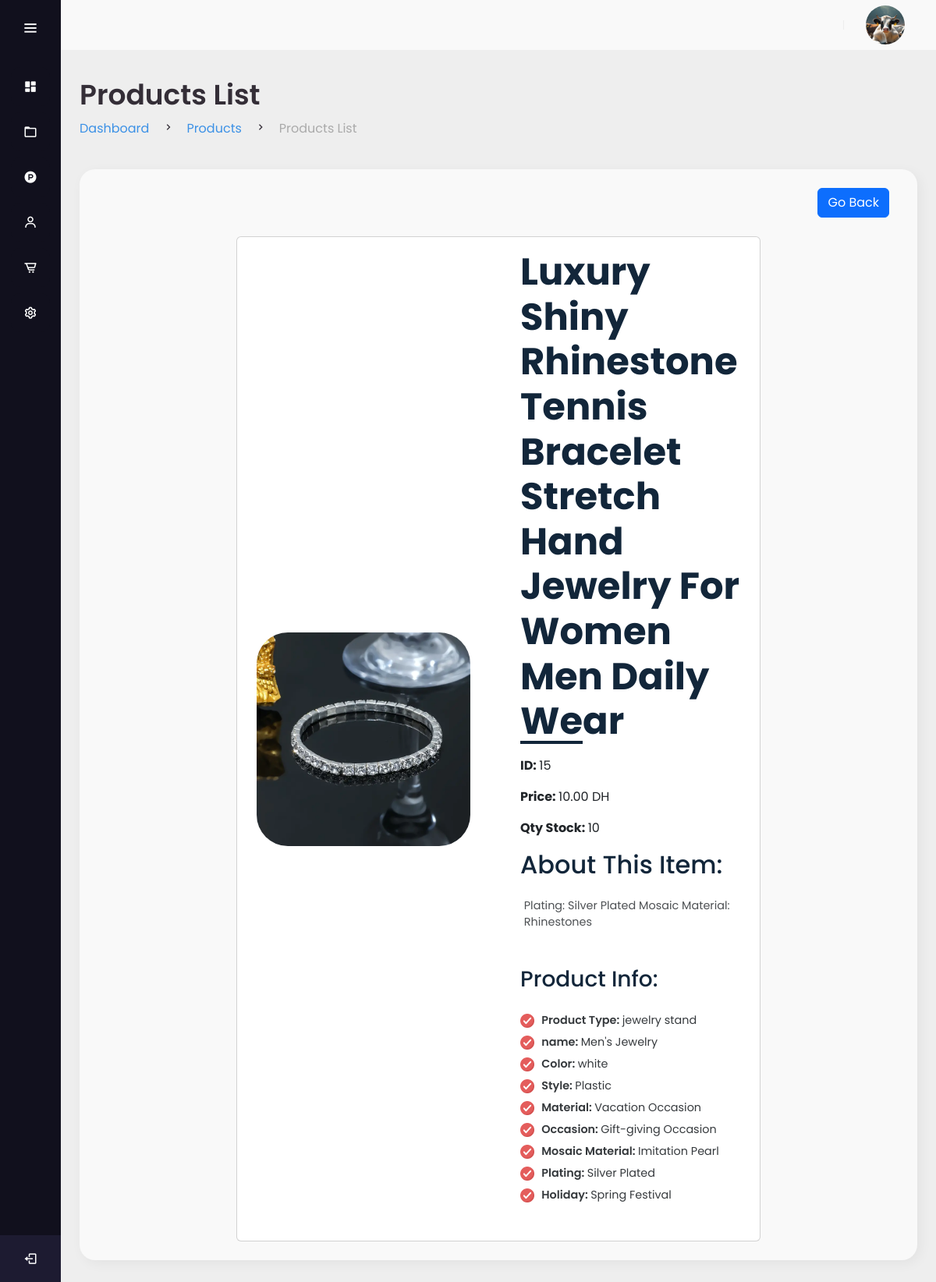
The app's page /admin/Products/productsList/view.php?token=666a210700018&prod_id=15 (signed in) with its own data.
### tables this page shows
CREATE TABLE `products` (
  `ProductID` int(11) NOT NULL,
  `Name` varchar(100) NOT NULL,
  `Description` text DEFAULT NULL,
  `Price` decimal(10,2) NOT NULL,
  `Stock` int(11) NOT NULL,
  `ProductImage` text NOT NULL,
  `ProductTypeID` int(11) DEFAULT NULL,
  `CreatedAt` timestamp NOT NULL DEFAULT current_timestamp(),
  `UpdatedAt` timestamp NOT NULL DEFAULT current_timestamp() ON UPDATE current_timestamp(),
  `IsDeleted` tinyint(1) NOT NULL DEFAULT 0
);

CREATE TABLE `producttypes` (
  `ProductTypeID` int(11) NOT NULL,
  `TypeName` varchar(100) NOT NULL,
  `IsDeleted` tinyint(4) NOT NULL DEFAULT 0
);

### admin/Products/productsList/view.php (the view, shortened to what this page needs)
<?php
include "../../../includes/connection.php";
if (isset($_GET['prod_id'])) {
    $product_id = $_GET['prod_id'];
}
?>
<!DOCTYPE html>
<html lang="en">
<head>
    <link href='https://unpkg.com/boxicons@2.1.4/css/boxicons.min.css' rel='stylesheet'>
    <link href="https://cdn.jsdelivr.net/npm/bootstrap@5.3.3/dist/css/bootstrap.min.css" rel="stylesheet"
>
    <link rel="stylesheet" href="../../assets/css/style.css" />
    <link rel="stylesheet" href="../../assets/css/nav_sidebar.css" />
    <link rel="stylesheet" href="https://cdnjs.cloudflare.com/ajax/libs/font-awesome/6.1.1/css/all.min.css"
 />
</head>
<body>
    <?php include ('../../includes/sidebar.php'); ?>
    <section class="content" id="content">
        <?php include ('../../includes/navbar.php'); ?>
        <main>
            <div class="head-title">
                <div class="left">
                    <h1>Products List</h1>
                    <ul class="dreadleft">
                        <li>
                            <a class="active" href="../../dashboard/">Dashboard</a>
                        </li>
                        <li><i class="bx bx-chevron-right"></i></li>
                        <li>
                            <a class="active" href="../">Products</a>
                        </li>
                        <li><i class="bx bx-chevron-right"></i></li>
                        <li>
                            <a href="#">Products List</a>
                        </li>
                    </ul>
                </div>
            </div>
            <div class="table-data">
                <div class="order">
                    <div class="container-fluid admin"
                        style="display: flex;flex-direction: column;align-items: center;">
                        <div style="width: 100%;display: flex;flex-direction: row;justify-content: flex-end;">
                            <a href="./" class="btn btn-primary bt-sm" style="display: flex; align-items: center;">Go
                                Back</a>
                        </div>
                        <br>
                        <?php
                        $sql = "SELECT p.*, pt.TypeName FROM products p
            LEFT JOIN producttypes pt ON p.ProductTypeID = pt.ProductTypeID
            WHERE p.ProductID = $product_id";
                        $result = mysqli_query($conn, $sql);
                        if (mysqli_num_rows($result) > 0) {
                            $row = mysqli_fetch_assoc($result);
                            $productName = $row['Name'];
                            $productImage = $row['ProductImage'];
                            $productId = $row['ProductID'];
                            $productPrice = $row['Price'];
                            $productStock = $row['Stock'];
                            $productDescription = $row['Description'];
                            $productTypeName = $row['TypeName'];
                            $ProductTypeID = $row['ProductTypeID'];
                        }
                        ?>
                        <div class="card-wrapper">
                            <div class="card">
                                <div class="product-imgs">
                                    <div class="img-display">
                                        <div class="img-showcase">
                                            <img src="../../../uploads/<?php echo $productImage; ?>" alt="shoe image" />
                                        </div>
                                    </div>
                                </div>
                                <div class="product-content">
                                    <h2 class="product-title"><?php echo $productName; ?></h2>
                                    <div class="product-price">
                                        <p>ID: <span><?php echo $productId; ?></span></p>
                                        <p>Price: <span><?php echo $productPrice; ?> DH</span></p>
                                        <p>Qty Stock: <span><?php echo $productStock; ?></span></p>
                                    </div>
                                    <div class="product-detail">
                                        <h2>about this item:</h2>
                                        <?php if (!empty($productDescription)): ?>
                                            <p><?php echo $productDescription; ?></p>
                                        <?php else: ?>
                                            <p>No description found.</p>
                                        <?php endif; ?>
                                        <br />
                                        <h3>Product Info:
                                        </h3>
                                        <ul>
                                            <li>Product Type:
                                                <span>
                                                    <?php
                                                    echo $productTypeName;
                                                    ?>
                                                </span>
                                            </li>
                                            <?php
                                            $sqlAttributes = "SELECT pa.AttributeName, pav.ValueString, pav.ValueInteger, pav.ValueDecimal, pav.ValueBoolean, pav.ValueDate
                                                                FROM productattributes pa
                                                                LEFT JOIN productattributevalues pav ON pa.AttributeID = pav.AttributeID
                                                                LEFT JOIN products p ON pav.ProductID = p.ProductID
                                                                WHERE p.ProductID = $productId AND p.ProductTypeID = $ProductTypeID AND pa.ProductTypeID =$ProductTypeID";
                                            $resultAttributes = mysqli_query($conn, $sqlAttributes);
                                            while ($rowAttribute = mysqli_fetch_assoc($resultAttributes)) {
                                                echo "<li>" . $rowAttribute['AttributeName'] . ": <span>";
                                                if ($rowAttribute['ValueString'] !== null && $rowAttribute['ValueString'] !== '') {
                                                    echo $rowAttribute['ValueString'];
                                                } elseif ($rowAttribute['ValueInteger'] !== null && $rowAttribute['ValueInteger'] !== '') {
                                                    echo $rowAttribute['ValueInteger'];
                                                } elseif ($rowAttribute['ValueDecimal'] !== null && $rowAttribute['ValueDecimal'] !== '') {
                                                    echo $rowAttribute['ValueDecimal'];
                                                } elseif ($rowAttribute['ValueBoolean'] !== null) {
                                                    echo $rowAttribute['ValueBoolean'] ? 'True' : 'False';
                                                } elseif ($rowAttribute['ValueDate'] !== null && $rowAttribute['ValueDate'] !== '') {
                                                    echo $rowAttribute['ValueDate'];
                                                } else {
                                                    echo "-----";
                                                }
                                                echo "</span></li>";
                                            }
                                            ?>
                                        </ul>
                                    </div>
                                </div>
                            </div>
                        </div>
                    </div>
                </div>
            </div>
        </main>
    </section>
</body>
</html>

### admin/assets/css/style.css (style rules this page uses)
:root { --poppins: 'Poppins', sans-serif; --lato: 'Lato', sans-serif; --green: #81D43A; --light-green: #E3FFCB; --dark-blue: #0C5FCD; --light: #F9F9F9; --blue: #3C91E6; --light-blue: #CFE8FF; --grey: #eee; --dark-grey: #AAAAAA; --dark: #342E37; --red: #DB504A; --yellow: #FFCE26; --light-yellow: #FFF2C6; --orange: #FD7238; --light-orange: #FFE0D3; }
html { overflow-x: hidden; }
body { background: var(--grey); overflow-x: hidden; }
a { text-decoration: none; }
li { list-style: none; }
#content main { width: 100%; padding: 36px 24px; font-family: var(--poppins); max-height: calc(100vh - 56px); overflow-y: auto; }
#content main .head-title { display: flex; align-items: center; justify-content: space-between; grid-gap: 16px; flex-wrap: wrap; }
#content main .head-title .left h1 { font-size: 36px; font-weight: 600; margin-bottom: 10px; color: var(--dark); }
#content main .head-title .left .dreadleft { display: flex; align-items: center; grid-gap: 16px; }
#content main .head-title .left .dreadleft li { color: var(--dark); }
#content main .head-title .left .dreadleft li a { color: var(--dark-grey); pointer-events: none; }
#content main .head-title .left .dreadleft li a.active { color: var(--blue); pointer-events: unset; }
#content main .table-data { display: flex; flex-wrap: wrap; grid-gap: 24px; margin-top: 24px; width: 100%; color: var(--dark); }
#content main .table-data > div { border-radius: 20px; background: var(--light); padding: 24px; overflow-x: auto; }
#content main .table-data .order { flex-grow: 1; flex-basis: 500px; box-shadow: 4px 4px 16px rgba(0, 0, 0, .05); }

### admin/assets/css/nav_sidebar.css (style rules this page uses)
:root { --poppins: 'Poppins', sans-serif; --lato: 'Lato', sans-serif; --green: #81D43A; --light-green: #E3FFCB; --dark-blue: #0C5FCD; --light: #F9F9F9; --blue: #3C91E6; --light-blue: #CFE8FF; --grey: #eee; --dark-grey: #AAAAAA; --dark: #342E37; --red: #DB504A; --yellow: #FFCE26; --light-yellow: #FFF2C6; --orange: #FD7238; --light-orange: #FFE0D3; }
html { overflow-x: hidden; }
body { background: var(--grey); overflow-x: hidden; }
a { text-decoration: none; }
li { list-style: none; }
* { margin: 0; padding: 0; box-sizing: border-box; font-family: "Poppins" , sans-serif; }
.content { position: fixed; background: #eee; min-height: 100vh; top: 0; left: 78px; width: calc(100% - 78px); transition: all 0.5s ease; z-index: 2; }
#content main { width: 100%; padding: 36px 24px; font-family: var(--poppins); max-height: calc(100vh - 56px); overflow-y: auto; }
#content main .head-title { display: flex; align-items: center; justify-content: space-between; grid-gap: 16px; flex-wrap: wrap; }
#content main .head-title .left h1 { font-size: 36px; font-weight: 600; margin-bottom: 10px; color: var(--dark); }
#content main .head-title .left .dreadleft { display: flex; align-items: center; grid-gap: 16px; }
#content main .head-title .left .dreadleft li { color: var(--dark); }
#content main .head-title .left .dreadleft li a { color: var(--dark-grey); pointer-events: none; }
#content main .head-title .left .dreadleft li a.active { color: var(--blue); pointer-events: unset; }

### admin/Products/productsList/view.php (style rules this page uses)
ul { padding-left: 0rem; }
.img-showcase { display: flex; border-radius: 10px; transition: all 0.5s ease; justify-content: center; }
.img-showcase img { border-radius: 40px; width: 85%; }
.product-content { padding: 2rem 1rem; }
.product-title { font-size: 3rem; text-transform: capitalize; font-weight: 700; position: relative; color: #12263a; margin: 1rem 0; }
.product-title::after { content: ""; position: absolute; left: 0; bottom: 0; height: 4px; width: 80px; background: #12263a; }
.product-price { margin: 1rem 0; font-size: 1rem; font-weight: 700; }
.product-price span { font-weight: 400; }
.product-detail h2, h3 { text-transform: capitalize; color: #12263a; padding-bottom: 0.6rem; }
.product-detail p { font-size: 0.9rem; padding: 0.3rem; opacity: 0.8; }
.product-detail ul { margin: 1rem 0; font-size: 0.9rem; }
.product-detail ul li { margin: 0; list-style: none; background: url(checked.png) left center no-repeat; background-size: 18px; padding-left: 1.7rem; margin: 0.4rem 0; font-weight: 600; opacity: 0.9; }
.product-detail ul li span { font-weight: 400; }
.card { display: grid; grid-template-columns: repeat(2, 1fr); grid-gap: 1.5rem; }
.card-wrapper { display: flex; justify-content: center; align-items: center; width: 67%; }
.product-imgs { display: flex; flex-direction: column; justify-content: center; }
.product-content { padding-top: 0; }

### records on screen
products: ProductImage (picture), Name "Luxury Shiny Rhinestone Tennis Bracelet Stretch Hand Jewelry For Women Men Daily Wear", ProductID "15", Price "10.00", Stock "10", Description "Plating: Silver Plated Mosaic Material: Rhinestones", ProductTypeID.TypeName "jewelry stand"

### other values on screen
$rowAttribute['AttributeName'] "name"
$rowAttribute['ValueString'] "Men's Jewelry"
$rowAttribute['AttributeName'] "Color"
$rowAttribute['ValueString'] "white"
$rowAttribute['AttributeName'] "Style"
$rowAttribute['ValueString'] "Plastic"
$rowAttribute['AttributeName'] "Material"
$rowAttribute['ValueString'] "Vacation Occasion"
$rowAttribute['AttributeName'] "Occasion"
$rowAttribute['ValueString'] "Gift-giving Occasion"
$rowAttribute['AttributeName'] "Mosaic Material"
$rowAttribute['ValueString'] "Imitation Pearl"
$rowAttribute['AttributeName'] "Plating"
$rowAttribute['ValueString'] "Silver Plated"
$rowAttribute['AttributeName'] "Holiday"
